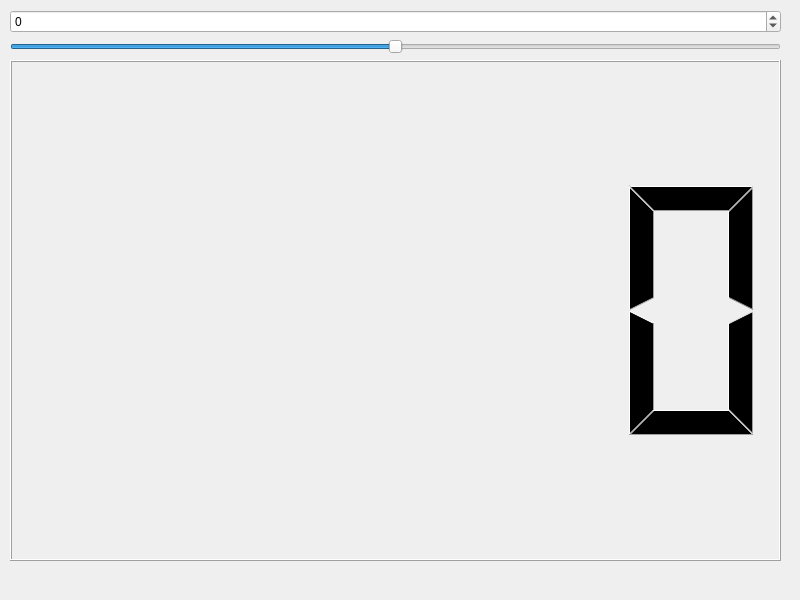
<?xml version="1.0" encoding="UTF-8"?>
<ui version="4.0">
 <class>Widget</class>
 <widget class="QWidget" name="Widget">
  <property name="geometry">
   <rect>
    <x>0</x>
    <y>0</y>
    <width>800</width>
    <height>600</height>
   </rect>
  </property>
  <property name="windowTitle">
   <string>Widget</string>
  </property>
  <widget class="QWidget" name="">
   <property name="geometry">
    <rect>
     <x>10</x>
     <y>10</y>
     <width>771</width>
     <height>551</height>
    </rect>
   </property>
   <layout class="QVBoxLayout" name="verticalLayout">
    <item>
     <widget class="QSpinBox" name="spinBox">
      <property name="minimum">
       <number>-100</number>
      </property>
      <property name="maximum">
       <number>100</number>
      </property>
     </widget>
    </item>
    <item>
     <widget class="QSlider" name="horizontalSlider">
      <property name="minimum">
       <number>-100</number>
      </property>
      <property name="maximum">
       <number>100</number>
      </property>
      <property name="orientation">
       <enum>Qt::Orientation::Horizontal</enum>
      </property>
     </widget>
    </item>
    <item>
     <widget class="QLCDNumber" name="lcdNumber"/>
    </item>
   </layout>
  </widget>
 </widget>
 <resources/>
 <connections>
  <connection>
   <sender>horizontalSlider</sender>
   <signal>valueChanged(int)</signal>
   <receiver>spinBox</receiver>
   <slot>setValue(int)</slot>
   <hints>
    <hint type="sourcelabel">
     <x>308</x>
     <y>161</y>
    </hint>
    <hint type="destinationlabel">
     <x>478</x>
     <y>162</y>
    </hint>
   </hints>
  </connection>
  <connection>
   <sender>spinBox</sender>
   <signal>valueChanged(int)</signal>
   <receiver>horizontalSlider</receiver>
   <slot>setValue(int)</slot>
   <hints>
    <hint type="sourcelabel">
     <x>473</x>
     <y>155</y>
    </hint>
    <hint type="destinationlabel">
     <x>312</x>
     <y>162</y>
    </hint>
   </hints>
  </connection>
  <connection>
   <sender>horizontalSlider</sender>
   <signal>valueChanged(int)</signal>
   <receiver>lcdNumber</receiver>
   <slot>display(int)</slot>
   <hints>
    <hint type="sourcelabel">
     <x>262</x>
     <y>153</y>
    </hint>
    <hint type="destinationlabel">
     <x>331</x>
     <y>236</y>
    </hint>
   </hints>
  </connection>
  <connection>
   <sender>spinBox</sender>
   <signal>valueChanged(int)</signal>
   <receiver>lcdNumber</receiver>
   <slot>display(int)</slot>
   <hints>
    <hint type="sourcelabel">
     <x>485</x>
     <y>159</y>
    </hint>
    <hint type="destinationlabel">
     <x>339</x>
     <y>250</y>
    </hint>
   </hints>
  </connection>
 </connections>
</ui>
